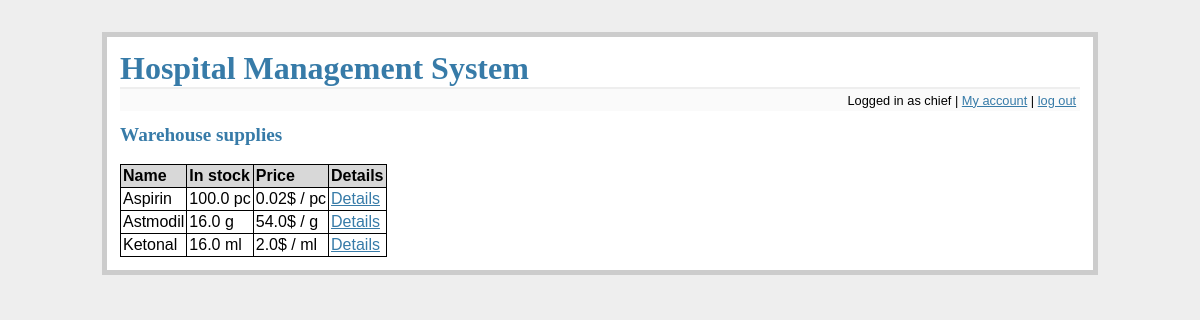
/view_supplies (signed in), run on an earlier commit of the app's database.
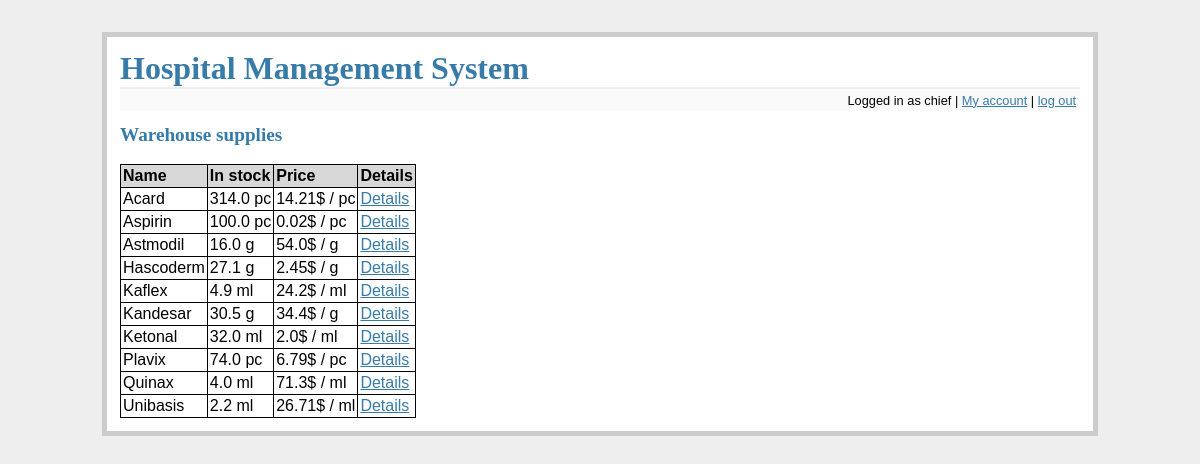
And on a later commit of the database.
### tables this page shows
CREATE TABLE drugs (
    id integer primary key autoincrement,
    name text not null,
    quantity float not null,
    unit_id integer not null,
    price float not null,
    min_rights integer not null,
    active integer not null,
    foreign key(unit_id) references units(id)
);

### flaskr.py (the view)
@app.route('/view_supplies', methods=['GET'])
def view_supplies():
    db = get_db()
    position = get_position(db, session['username'])
    if 'logged_in' not in session or not session['logged_in'] or position not in ['Admin', 'Warehouseman', 'Head physician']:
        flash('You do not have rights to access this part of website')
        return redirect(url_for('main_screen'))
    supplies = get_all_active_drugs(db)
    return render_template('view_supplies.html', supplies=supplies)

### flaskr.py (called while the page is built)
def connect_db():
    rv = sqlite3.connect(app.config['DATABASE'])
    rv.row_factory = sqlite3.Row
    return rv

def get_db():
    if not hasattr(g, 'sqlite_db'):
        g.sqlite_db = connect_db()
    return g.sqlite_db

### tools.py (called while the page is built)
def get_position(db, user):
    cur = db.execute('select p.name from employees as e join positions as p on e.position_id = p.id where e.login = ?', [user])
    res = cur.fetchone()
    return res[0] if res else None

def get_all_active_drugs(db):
    return db.execute('select d.name, d.quantity||\' \'||u.name, d.price||\'$ / \'||u.name, d.id from drugs d join units u on d.unit_id = u.id where d.active = 1 order by d.name').fetchall()

### templates/view_supplies.html
{% extends "layout.html" %}
{% block body %}
  <h2>Warehouse supplies</h2>
  <br/>
  <table class=dbtable>
  <tr><td>Name<td>In stock<td>Price<td>Details
  {% for row in supplies %}
  <tr>
      <td>{{ row[0] }}<td>{{ row[1] }}<td>{{ row[2] }}
      <td><a href="{{ url_for('drug_details', drug=row[3]) }}">Details
  </tr>
  {% endfor %}
  </table>
{% endblock %}

### templates/layout.html (shortened to what this page needs)
<!doctype html>
<link rel=stylesheet type=text/css href="{{ url_for('static', filename='style.css') }}">
<div class=page>
  <h1><a href="{{ url_for('main_screen') }}" class=simplelnk>Hospital Management System</a></h1>
  <div class=metanav>
  {% if not session.logged_in %}
    <span><a href="{{ url_for('login') }}">log in</a></span>
  {% else %}
    <span>Logged in as {{ session.username }} | <a href="{{ url_for('my_account') }}">My account</a> | <a href="{{ url_for('logout') }}">log out</a></span>
  {% endif %}
  </div>
  {% block body %}{% endblock %}
</div>

### static/style.css (style rules this page uses)
a, h1, h2, h3 { color: #377ba8; }
h1, h2, h3 { font-family: 'Georgia', serif; margin: 0; }
h1 { border-bottom: 2px solid #eee; }
h2 { font-size: 1.2em; }
.page { margin: 2em auto; width: 60em; border: 5px solid #ccc; padding: 0.8em; background: white; }
.metanav { text-align: right; font-size: 0.8em; padding: 0.3em; margin-bottom: 1em; background: #fafafa; }
.simplelnk { text-decoration: none; font-weight: bold }
table, table tr, table td { border-spacing: 0px; border: 1px solid black; border-collapse: collapse; }
table td { padding: 2px; }
table.dbtable tr:first-child { background-color: #D8D8D8; font-weight: bold; }

What changed in the data, as far as the page shows it:
added drugs: name "Acard", row "314.0 pc", row "14.21$ / pc"
added drugs: name "Hascoderm", row "27.1 g", row "2.45$ / g"
added drugs: name "Kaflex", row "4.9 ml", row "24.2$ / ml"
added drugs: name "Kandesar", row "30.5 g", row "34.4$ / g"
changed drugs "Ketonal": row "16.0 ml" → "32.0 ml"
added drugs: name "Plavix", row "74.0 pc", row "6.79$ / pc"
added drugs: name "Quinax", row "4.0 ml", row "71.3$ / ml"
added drugs: name "Unibasis", row "2.2 ml", row "26.71$ / ml"
